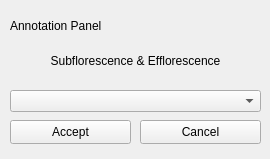
<?xml version="1.0" encoding="UTF-8"?>
<ui version="4.0">
 <class>AnnotationWindow</class>
 <widget class="QWidget" name="AnnotationWindow">
  <property name="geometry">
   <rect>
    <x>0</x>
    <y>0</y>
    <width>270</width>
    <height>159</height>
   </rect>
  </property>
  <property name="windowTitle">
   <string>Annotation</string>
  </property>
  <widget class="QLabel" name="labelForInstance">
   <property name="geometry">
    <rect>
     <x>10</x>
     <y>16</y>
     <width>251</width>
     <height>20</height>
    </rect>
   </property>
   <property name="styleSheet">
    <string notr="true">font: 10pt &quot;Arial&quot;;</string>
   </property>
   <property name="text">
    <string>Annotation Panel</string>
   </property>
   <property name="textFormat">
    <enum>Qt::PlainText</enum>
   </property>
  </widget>
  <widget class="QComboBox" name="comboBoxDecision">
   <property name="geometry">
    <rect>
     <x>10</x>
     <y>90</y>
     <width>251</width>
     <height>22</height>
    </rect>
   </property>
  </widget>
  <widget class="QPushButton" name="pushButtonAccept">
   <property name="geometry">
    <rect>
     <x>10</x>
     <y>120</y>
     <width>121</width>
     <height>24</height>
    </rect>
   </property>
   <property name="text">
    <string>Accept</string>
   </property>
  </widget>
  <widget class="QPushButton" name="pushButtonCancel">
   <property name="geometry">
    <rect>
     <x>140</x>
     <y>120</y>
     <width>121</width>
     <height>24</height>
    </rect>
   </property>
   <property name="text">
    <string>Cancel</string>
   </property>
  </widget>
  <widget class="QLabel" name="labelForDecision">
   <property name="geometry">
    <rect>
     <x>10</x>
     <y>50</y>
     <width>251</width>
     <height>21</height>
    </rect>
   </property>
   <property name="styleSheet">
    <string notr="true">font: 700 12pt &quot;Arial&quot;;</string>
   </property>
   <property name="text">
    <string>Subflorescence &amp; Efflorescence</string>
   </property>
   <property name="alignment">
    <set>Qt::AlignCenter</set>
   </property>
  </widget>
 </widget>
 <resources/>
 <connections/>
</ui>
